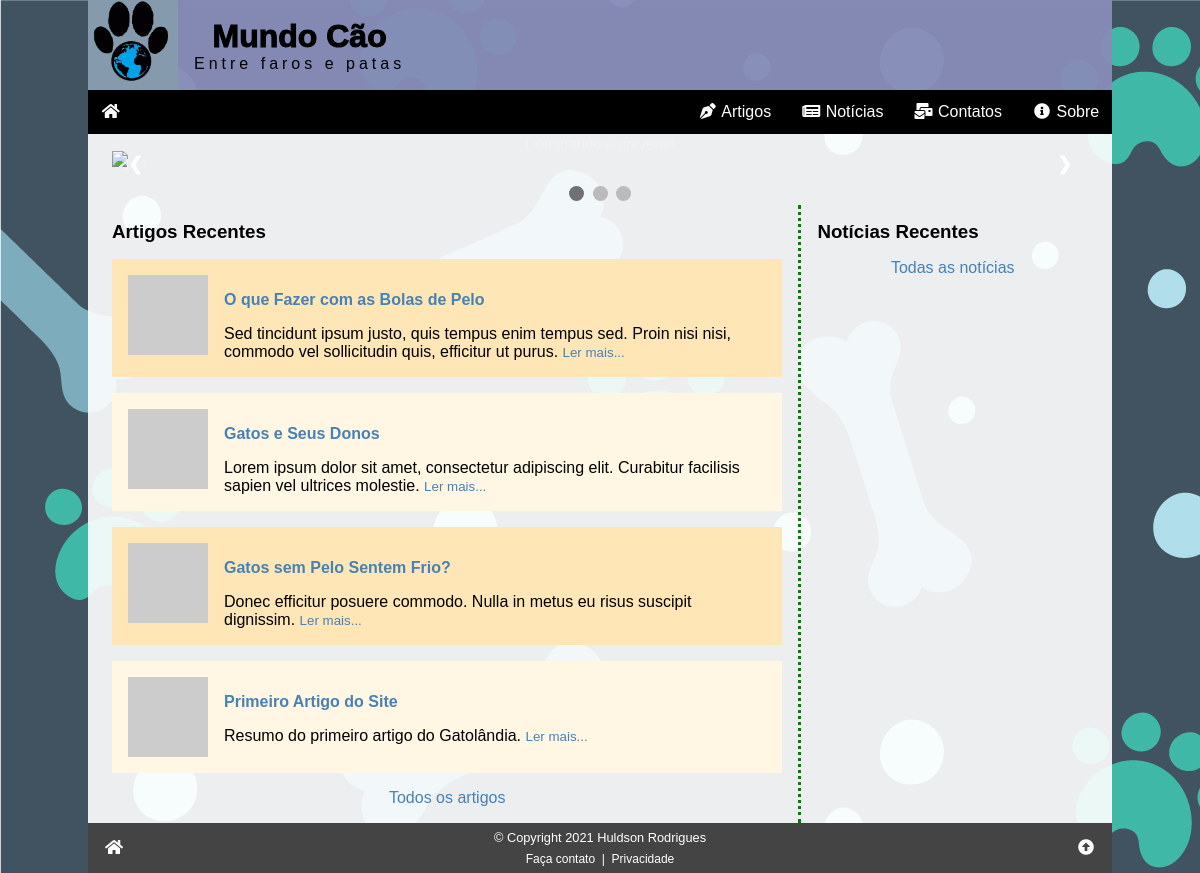
The page / on the database its author committed.
### tables this page shows
CREATE TABLE artigos (
    id_artigo INT PRIMARY KEY NOT NULL AUTO_INCREMENT,
    data TIMESTAMP DEFAULT CURRENT_TIMESTAMP,
    titulo VARCHAR(255) NOT NULL,
    imagem VARCHAR(255) COMMENT 'URL da imagem - thumbnail',
    resumo VARCHAR(255) NOT NULL COMMENT 'Resumo do artigo',
    texto LONGTEXT NOT NULL COMMENT 'Texto (HTML) do artigo completo',
    autor_id INT NOT NULL,
    campo1 TEXT COMMENT 'Reservado para uso futuro',
    campo2 TEXT COMMENT 'Reservado para uso futuro',
    campo3 TEXT COMMENT 'Reservado para uso futuro',
    status ENUM ('inativo', 'ativo') DEFAULT 'ativo',

     
    FOREIGN KEY (autor_id) REFERENCES autores (id_autor)
);

### index.php (the view, shortened to what this page needs)
<?php
require ('_config.php');
$sql = "SELECT id_artigo, titulo, imagem, resumo FROM artigos WHERE status = 'ativo' ORDER BY data DESC LIMIT 4";
$res = $conn->query($sql);
$artigos = '';
while($art = $res->fetch_assoc()):
    $artigos .= <<<HTML
<div class="artigo">
    <a href="artigo.php?id={$art['id_artigo']}"><img src="{$art['imagem']}" alt="{$art['titulo']}"></a>
    <a href="artigo.php?id={$art['id_artigo']}"><h4>{$art['titulo']}</h4></a>
    <span>{$art['resumo']}</span>
    <small><a href="artigo.php?id={$art['id_artigo']}">Ler mais...</a></small>
</div>
HTML;
endwhile;
require ('_header.php');
?>
<div class="slideshow">
    <div class="slideshow-container">
        <div class="mySlides fade">
            <div class="numbertext">1 / 3</div>
            <img src="/img/dog space.png" style="width:100%">
            <div class="text">Dominando o universo</div>
        </div>
        <a class="prev" onclick="plusSlides(-1)">&#10094;</a>
        <a class="next" onclick="plusSlides(1)">&#10095;</a>
    </div>
    <br>
    <div style="text-align:center">
        <span class="dot" onclick="currentSlide(1)"></span>
        <span class="dot" onclick="currentSlide(2)"></span>
        <span class="dot" onclick="currentSlide(3)"></span>
    </div>
</div>
<div class="row">
    <div class="col1">
        <h3>Artigos Recentes</h3>
        <?php echo $artigos ?>
        <p class="center"><a href="/artigos.php">Todos os artigos</a></p>
    </div>
    <div class="col2">
        <h3>Notícias Recentes</h3>
        <p class="center"><a href="/noticias.php">Todas as notícias</a></p>
    </div>
</div>
<?php
require ('_footer.php');
?>

### css/global.css (style rules this page uses)
:root { --tamanho-texto-site: 16px; --tipo-fonte-site: sans-serif; --cor-dos-links: steelblue; --cor-dos-links-em-hover: orangered; --fundo-da-pagina: url('/img/fundo3.jpg') black fixed; }
* { box-sizing: border-box; }
html, body { padding: 0; margin: 0; width: 100%; height: 100%; position: relative; font-size: var(--tamanho-texto-site); font-family: var(--tipo-fonte-site); }
a { color: var(--cor-dos-links); text-decoration: none; }
p, h1, h2, h3, h4, h5 { margin: 1rem 0; }
body { background: var(--fundo-da-pagina); }
.nav a:hover, .active { background: orangered; text-decoration: none; }
.center { text-align: center; }

### css/index.css (style rules this page uses)
.artigo { padding: 1rem; overflow: auto; margin-bottom: 1rem; }
.artigo:nth-child(even) { background: rgb(255, 230, 183); }
.artigo:nth-child(odd) { background: rgb(255, 246, 228); }
.artigo img { width: 80px; height: 80px; float: left; margin-right: 1rem; }
.row { display: flex; width: 100%; flex-direction: column; }
@media (min-width: 640px) { .row { flex-direction: row; } }
@media (min-width: 640px) { .col1 { padding-right: 1rem; } }
@media (min-width: 640px) { .col2 { width: 400px; padding-left: 1rem; border: 0; margin: 0; border-left: 3px dotted green; } }
.slideshow { margin-top: 1rem; }
.mySlides { display: none }
.slideshow img { vertical-align: middle; }
.slideshow-container { max-width: 1000px; position: relative; margin: auto; }
.prev, .next { cursor: pointer; position: absolute; top: 50%; width: auto; padding: 16px; margin-top: -22px; color: white; font-weight: bold; font-size: 18px; transition: 0.6s ease; border-radius: 0 3px 3px 0; user-select: none; }
.next { right: 0; border-radius: 3px 0 0 3px; }
.text { color: #f2f2f2; font-size: 15px; padding: 8px 12px; position: absolute; bottom: 8px; width: 100%; text-align: center; }
.numbertext { color: #f2f2f2; font-size: 12px; padding: 8px 12px; position: absolute; top: 0; }
.dot { cursor: pointer; height: 15px; width: 15px; margin: 0 2px; background-color: #bbb; border-radius: 50%; display: inline-block; transition: background-color 0.6s ease; }
.active, .dot:hover { background-color: #717171; }
.fade { -webkit-animation-name: fade; -webkit-animation-duration: 1.5s; animation-name: fade; animation-duration: 1.5s; }

### rows shown on the page
artigos: titulo "O que Fazer com as Bolas de Pelo", resumo "Sed tincidunt ipsum justo, quis tempus enim tempus sed. Proin nisi nisi, commodo vel sollicitudin quis, efficitur ut purus."
artigos: titulo "Gatos e Seus Donos", resumo "Lorem ipsum dolor sit amet, consectetur adipiscing elit. Curabitur facilisis sapien vel ultrices molestie."
artigos: titulo "Gatos sem Pelo Sentem Frio?", resumo "Donec efficitur posuere commodo. Nulla in metus eu risus suscipit dignissim."
artigos: titulo "Primeiro Artigo do Site", resumo "Resumo do primeiro artigo do Gatolândia."
